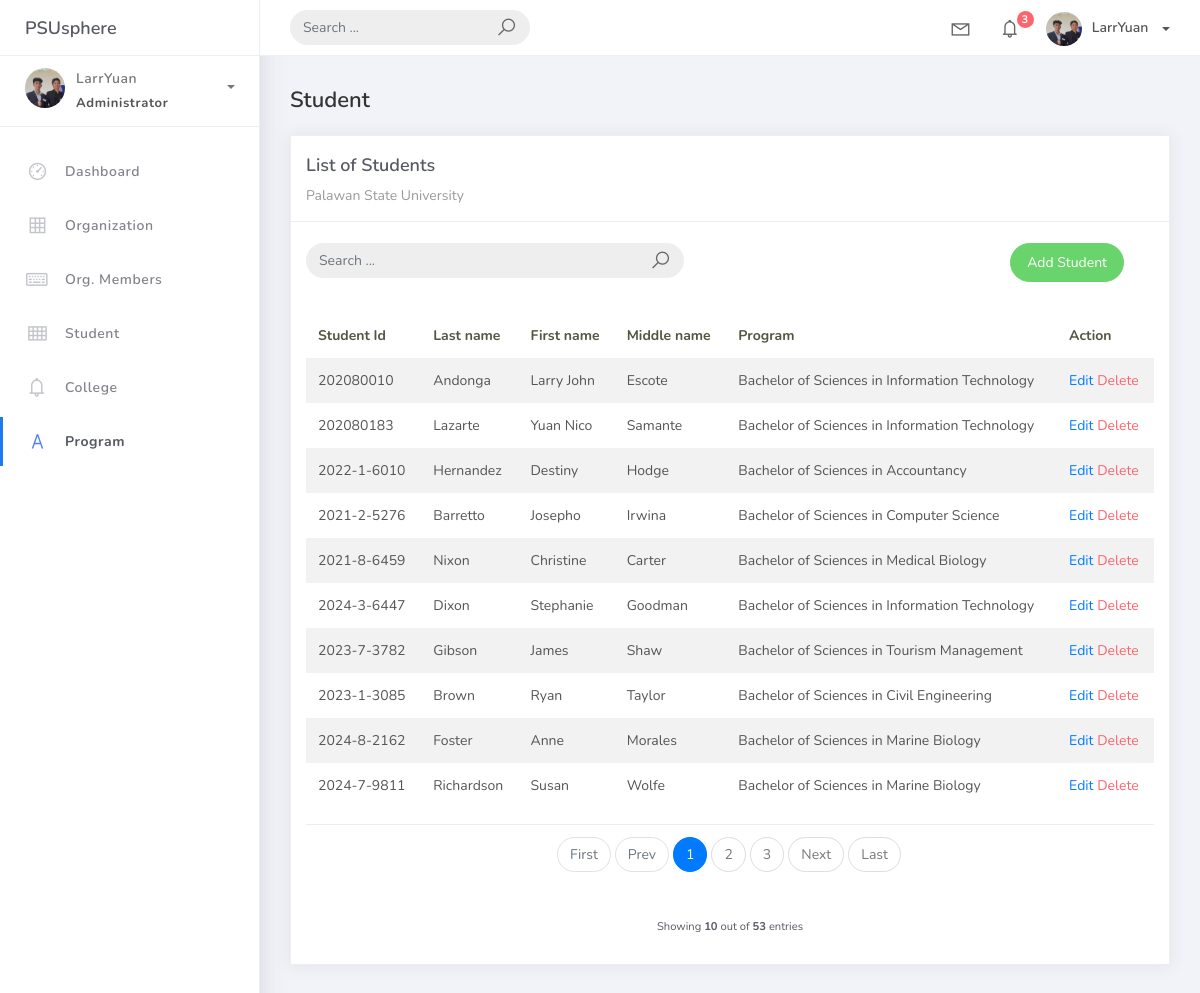
Screenshot of /student_list with the database file from the repository.
### studentorg/models.py (models this page shows, shortened)
class BaseModel(models.Model):
    created_at = models.DateTimeField(auto_now_add=True, db_index=True)
    updated_at = models.DateTimeField(auto_now=True)
    class Meta:
        abstract = True

class Student(BaseModel):
    student_id = models.CharField(max_length=15)
    lastname = models.CharField(max_length=25)
    firstname = models.CharField(max_length=25)
    middlename = models.CharField(max_length=25, blank=True, null=True)
    program = models.ForeignKey(Program, on_delete=models.CASCADE)

class Program(BaseModel):
    prog_name = models.CharField(max_length=150)
    college = models.ForeignKey(College, on_delete=models.CASCADE)
    def __str__(self):
        return self.prog_name

### studentorg/views.py (the view, shortened to what this page needs)
# urls.py: path('student_list', StudentList.as_view(), name='student-list'),
class StudentList(ListView):
    model = Student
    context_object_name = 'student'
    template_name = 'student/stud_list.html'
    paginate_by = 10
    def get_queryset(self, *args, **kwargs):
        qs = super(StudentList, self).get_queryset(*args, **kwargs)
        return qs

### templates/student/stud_list.html (shortened to what this page needs)
{% extends 'base.html' %} {% load static %} {% block content %}
<div class="content">
  <div class="container-fluid">
    <h4 class="page-title">Student</h4>
    <div class="row">
      <div class="col-md-12">
        <div class="card">
          <div class="card-header">
            <div class="card-title">List of Students</div>
            <div class="card-category">Palawan State University</div>
          </div>
          <br />
          <div class="col-md-12 row">
            <div class="col-md-6">
              <form class="navbar-left navbar-form nav-search mr-md-3" action="{% url 'student-list' %}">
                <div class="input-group">
                  <input type="text"placeholder="Search ..." class="form-control" name="q"/>
                  <div class="input-group-append">
                    <span class="input-group-text">
                      <i class="la la-search search-icon"></i>
                    </span>
                  </div>
                </div>
              </form>
            </div>
            <div class="col-md-6">
              <div class="pull-right">
                <a
                  href="{% url 'student-add' %}"
                  class="btn btn-success btn-rounded"
                  >Add Student</a
                >
              </div>
            </div>
          </div>
          <div class="card-body">
            <table class="table table-striped mt-3">
              <thead>
                <tr>
                  <th scope="col">Student Id</th>
                  <th scope="col">Last name</th>
                  <th scope="col">First name</th>
                  <th scope="col">Middle name</th>
                  <th scope="col">Program</th>
                  <th scope="col">Action</th>
                </tr>
              </thead>
              <tbody>
                {% for object in object_list %}
                <tr>
                  <td>{{ object.student_id}}</td>
                  <td>{{ object.lastname }}</td>
                  <td>{{ object.firstname }}</td>
                  <td>{{ object.middlename }}</td>
                  <td>{{ object.program }}</td>
                  <td>
                    <a href="student_list/{{object.id}}">Edit</a>
                    <a
                      href="student_list/{{object.id}}/delete"
                      class="text-danger"
                      >Delete</a
                    >
                  </td>
                </tr>
                {% endfor %}
              </tbody>
            </table>
            {% include 'includes/pagination.html' %}
          </div>
        </div>
      </div>
    </div>
  </div>
</div>
{% endblock %}

### rows the page displays
Student: student_id "202080010", lastname "Andonga", firstname "Larry John", middlename "Escote", program "Bachelor of Sciences in Information Technology"
Student: student_id "202080183", lastname "Lazarte", firstname "Yuan Nico", middlename "Samante", program "Bachelor of Sciences in Information Technology"
Student: student_id "2022-1-6010", lastname "Hernandez", firstname "Destiny", middlename "Hodge", program "Bachelor of Sciences in Accountancy"
Student: student_id "2021-2-5276", lastname "Barretto", firstname "Josepho", middlename "Irwina", program "Bachelor of Sciences in Computer Science"
Student: student_id "2021-8-6459", lastname "Nixon", firstname "Christine", middlename "Carter", program "Bachelor of Sciences in Medical Biology"
Student: student_id "2024-3-6447", lastname "Dixon", firstname "Stephanie", middlename "Goodman", program "Bachelor of Sciences in Information Technology"
Student: student_id "2023-7-3782", lastname "Gibson", firstname "James", middlename "Shaw", program "Bachelor of Sciences in Tourism Management"
Student: student_id "2023-1-3085", lastname "Brown", firstname "Ryan", middlename "Taylor", program "Bachelor of Sciences in Civil Engineering"
Student: student_id "2024-8-2162", lastname "Foster", firstname "Anne", middlename "Morales", program "Bachelor of Sciences in Marine Biology"
Student: student_id "2024-7-9811", lastname "Richardson", firstname "Susan", middlename "Wolfe", program "Bachelor of Sciences in Marine Biology"

### other values shown
{{ page_num }} "1"
{{ page_num }} "2" "3"
{{ object_list.count }} "10"
{{ paginator.count }} "53"
